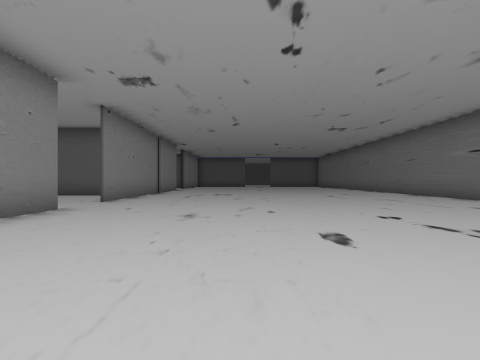
view 1 (above)

21 first-person views from a walk through a Unity game level. The camera is 1.2 m above the floor, looks level and sees 70° across. The floor is counted in squares, 2.15 m on a side. Each view is taken from the middle of a square. On the plan, view 1 faces up. The plan holds only what a view shows up to about 9 squares ahead; the rest is blank. The place goes on beyond the plan. The player character is not drawn.

view 2
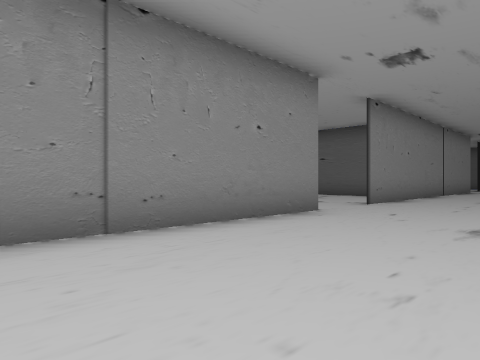

view 3
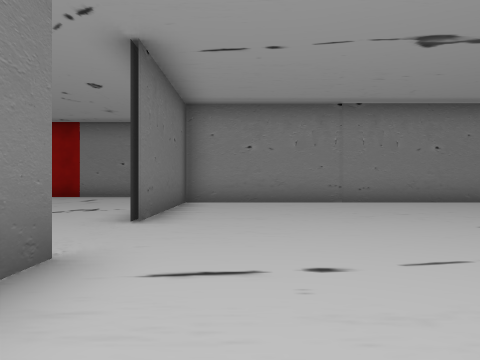

view 4
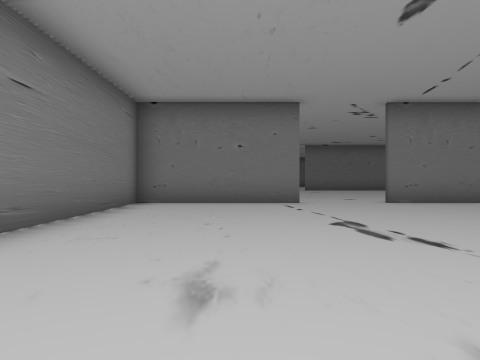

view 5
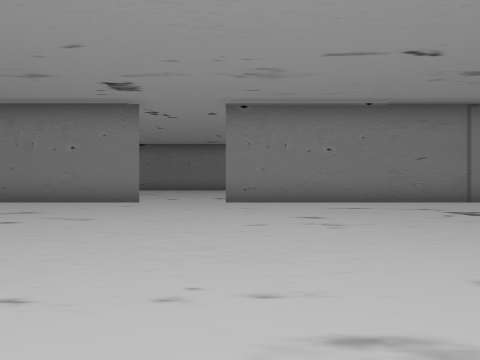

view 6
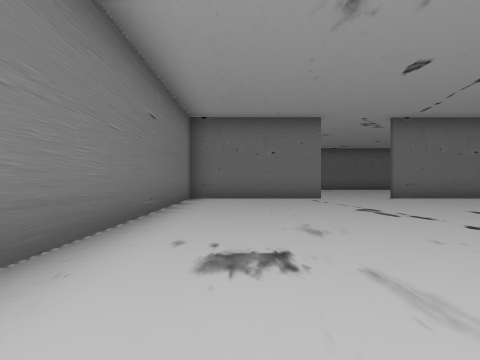

view 7
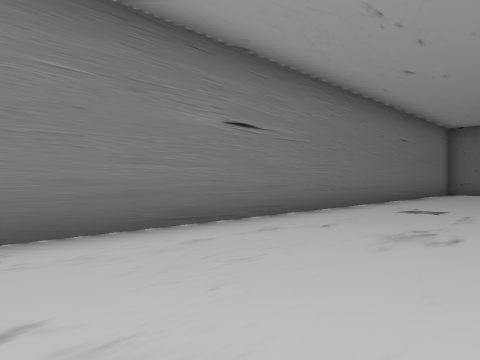

view 8
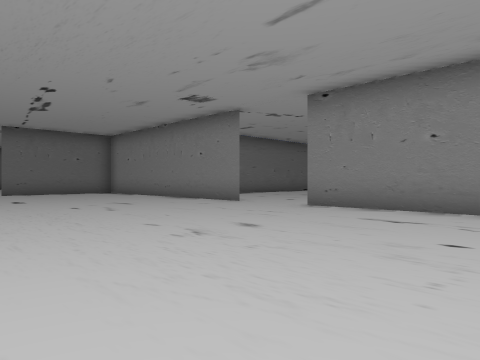

view 9
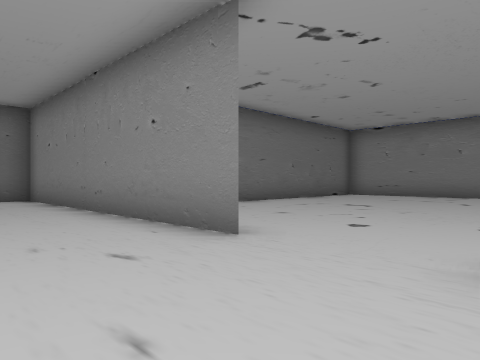

view 10
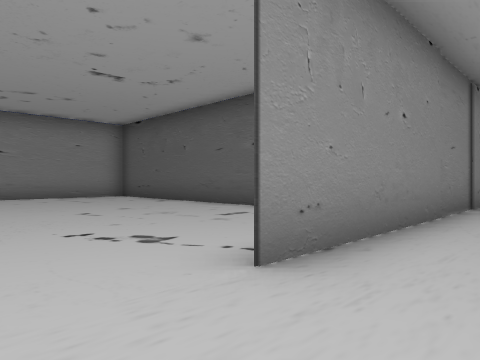

view 11
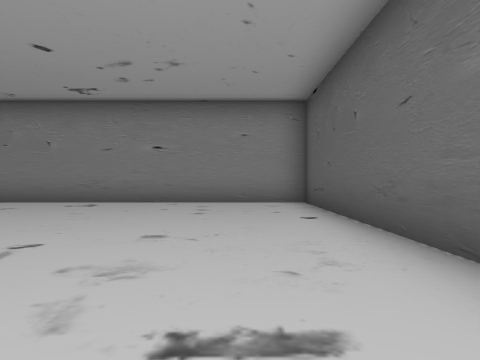

view 12
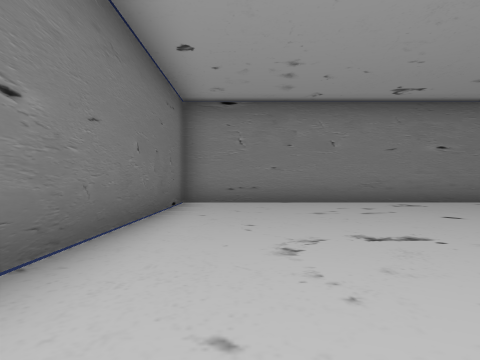

view 13
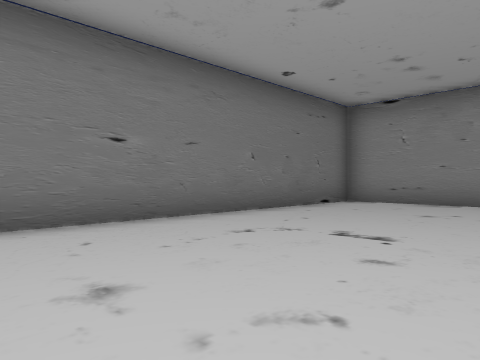

view 14
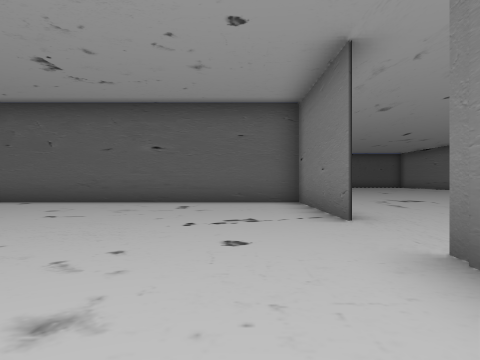

view 15
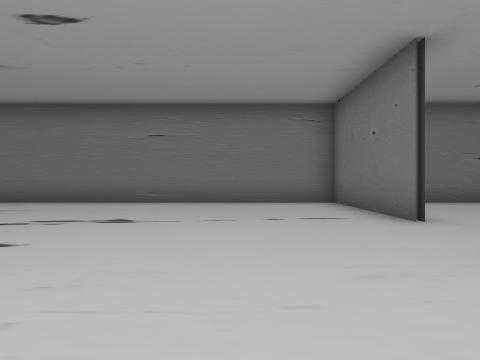

view 16
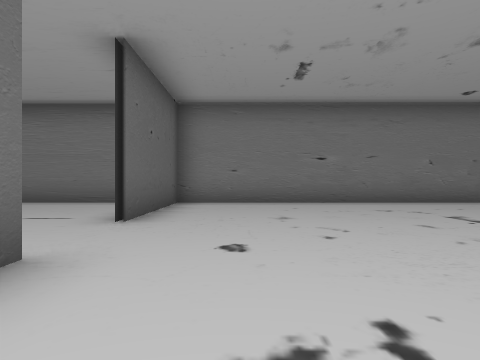

view 17
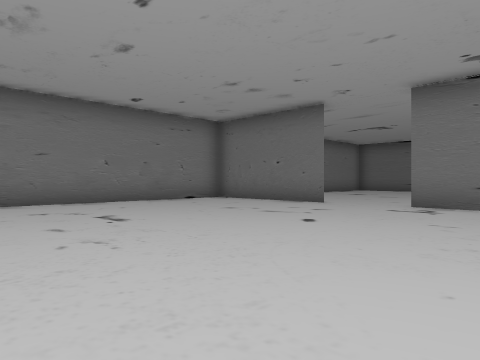

view 18
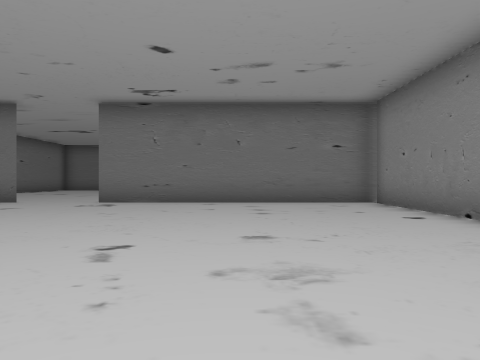

view 19
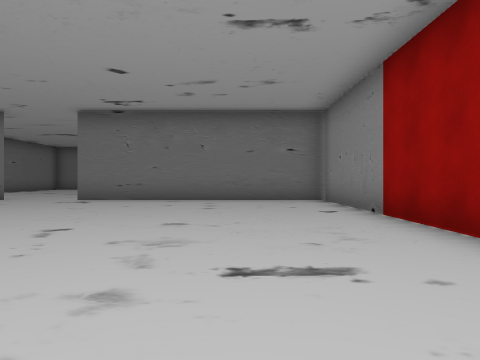

view 20
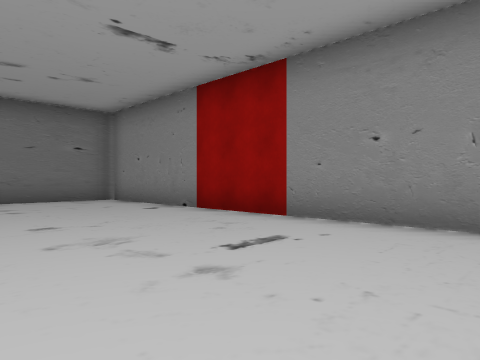

view 21
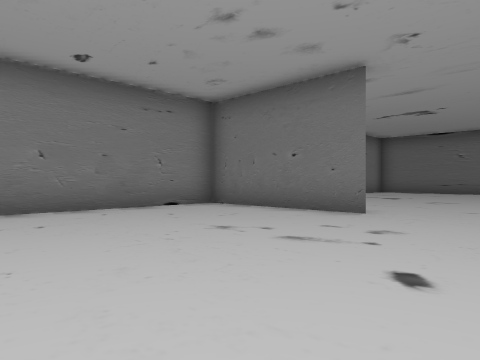

### Floor plan
Ten units are one square. View 1 is at (0, 0); x grows to the right and y downward. Boxes are objects, and circles mark ways between rooms. Rooms are numbered by the first view taken in them; rooms with no view inside come last. Other rooms are left out.
<svg viewBox="-139 -140 209 260">
<path fill="none" stroke="#000" d="M-35 -66 -35 13 5 13M-35 -135 -35 -86M25 13 65 13M65 10 65 -125M-35 -86 -35 -126 -134 -126 -134 -26 -58 -26M-35 -61 -35 -66M25 115 65 115 65 10M-63 28 -63 115 5 115M65 15 25 15"/>
<circle cx="-40" cy="-75" r="3" fill="#2a7"/>
<circle cx="15" cy="10" r="3" fill="#2a7"/>
<text x="10" y="-70">1</text>
<text x="-90" y="-80">2</text>
<text x="0" y="60">3</text>
</svg>
Room 1 opens to room 2. Room 1 opens to room 3.

Where each view was taken, in squares from view 1:
view 1: 0 up, 0 right, facing up
view 2: 1 up, 0 right, facing up-left
view 3: 0 up, 5 right, facing left
view 4: 7 up, 4 right, facing down
view 5: 9 up, 5 right, facing left
view 6: 9 up, 5 right, facing down
view 7: 13 up, 3 right, facing down-right
view 8: 13 up, 3 right, facing down-left
view 9: 9 up, 1 left, facing down-left
view 10: 7 up, 2 left, facing up-left
view 11: 11 up, 5 left, facing left
view 12: 4 up, 5 left, facing left
view 13: 7 up, 5 left, facing down-left
view 14: 4 up, 5 left, facing up
view 15: 1 up, 2 left, facing right
view 16: 3 down, 2 left, facing right
view 17: 4 down, 2 left, facing down-right
view 18: 3 down, 3 left, facing down
view 19: 2 down, 4 left, facing down
view 20: 2 down, 2 left, facing down-left
view 21: 6 down, 0 right, facing down-right
